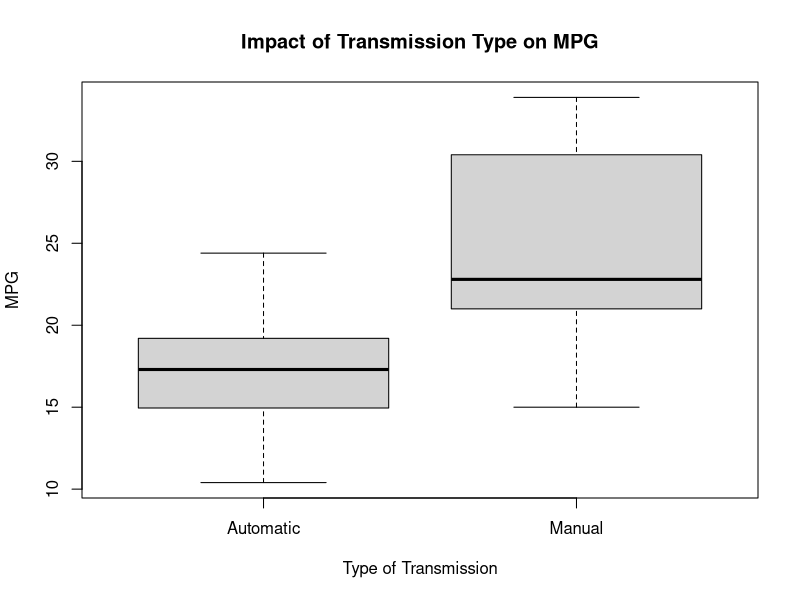
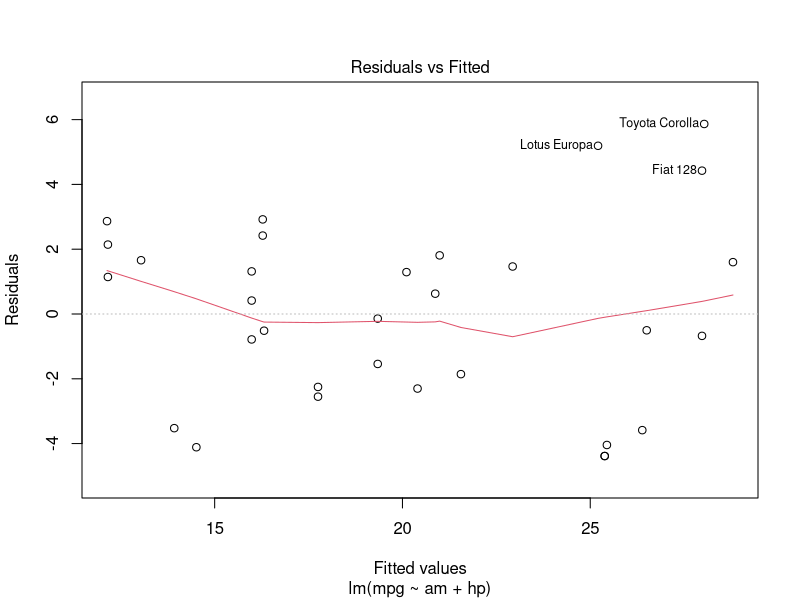
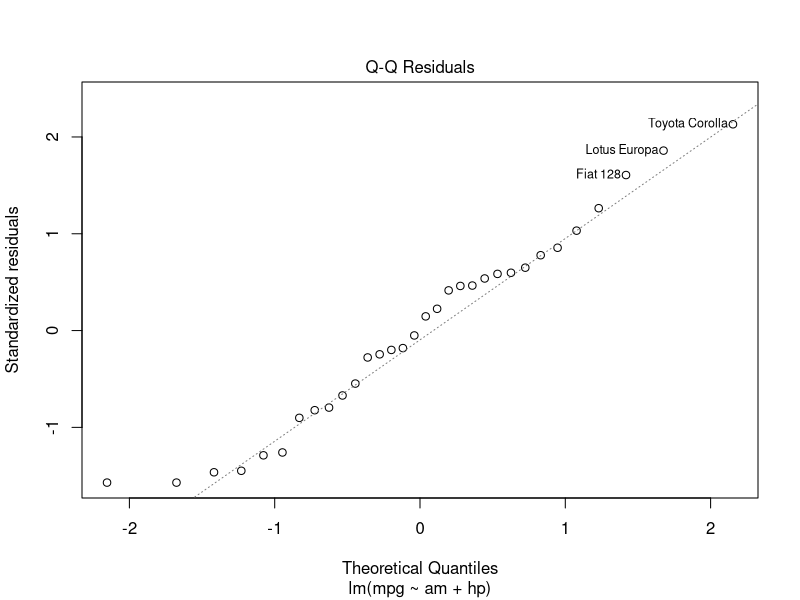
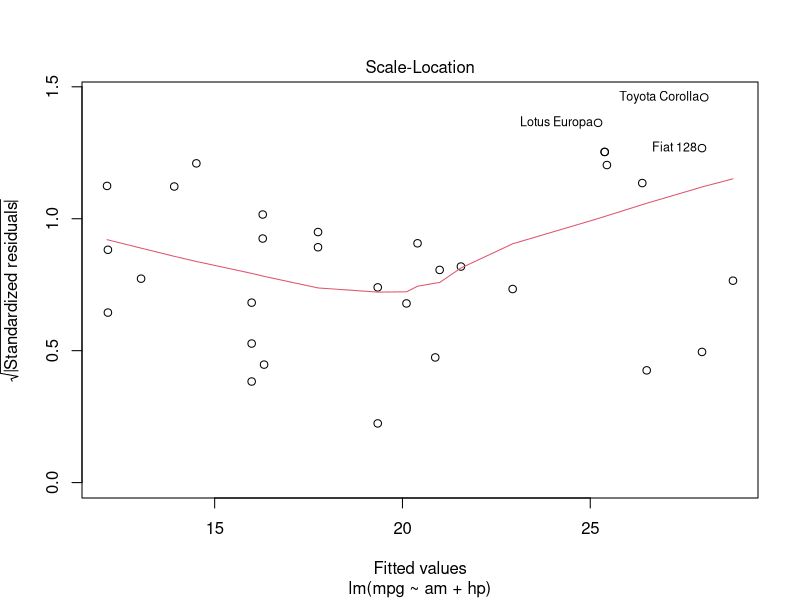
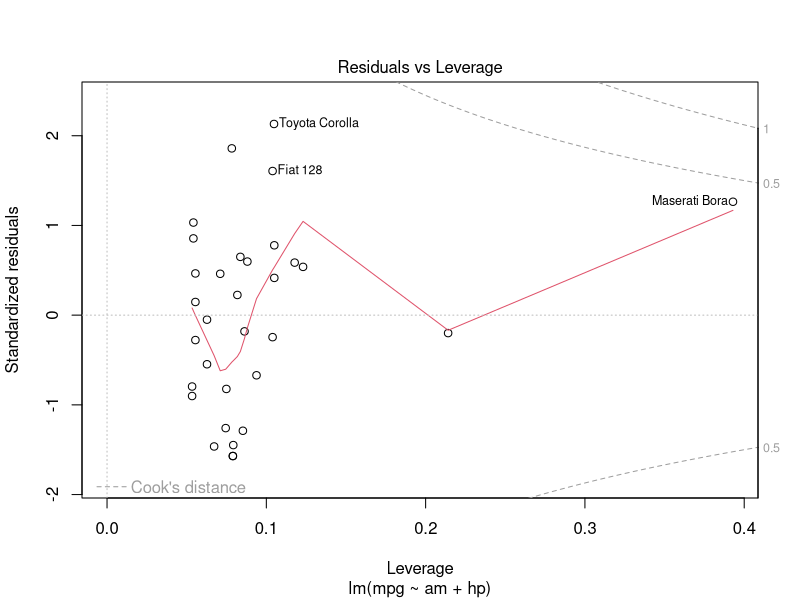
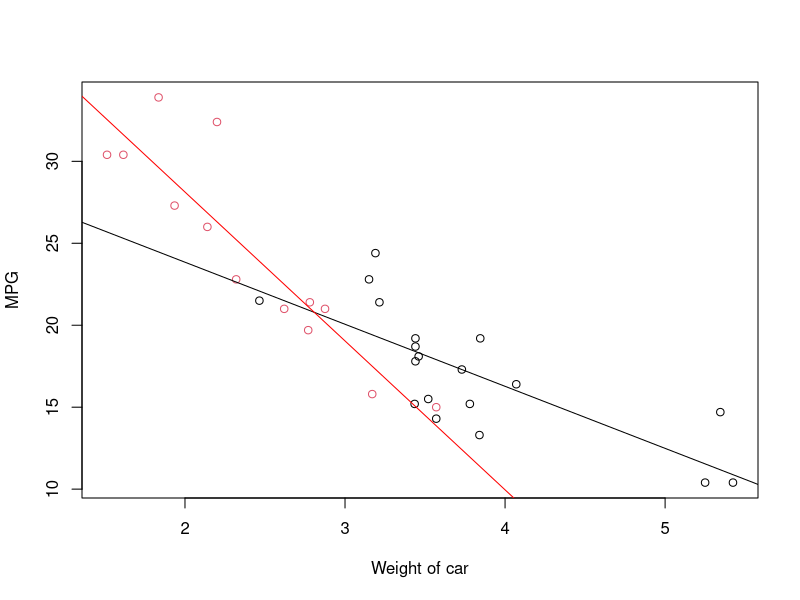
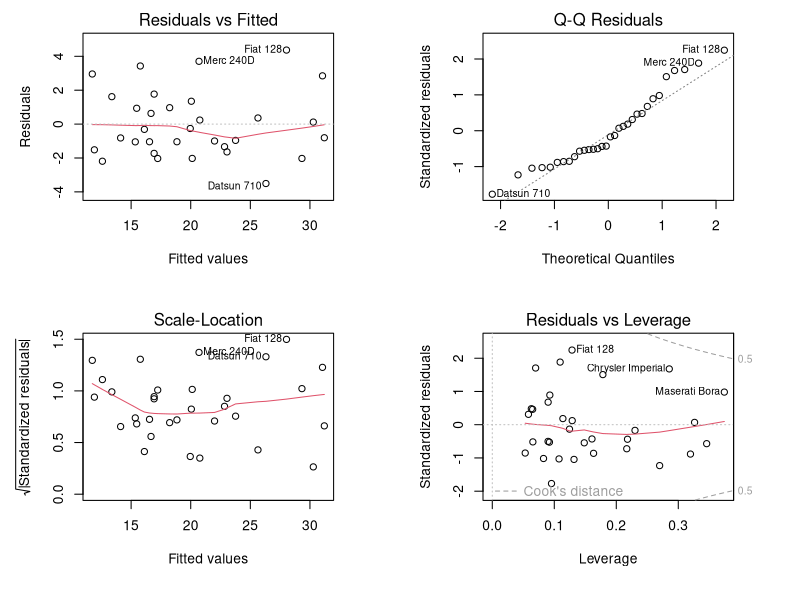

Source code (R) for these figures, in order:
library(datasets)

cars_data <- mtcars

head(cars_data)
corr_var <- data.frame(round(cor(cars_data),2))
cars_data$am <- factor(x=cars_data$am, labels=c("Automatic", "Manual"))
par(mfrow = c(1,1))
plot(cars_data$am, cars_data$mpg, xlab = "Type of Transmission", ylab = "MPG", 
     main="Impact of Transmission Type on MPG")
t.test(cars_data[cars_data$am == "Automatic",]$mpg, cars_data[cars_data$am == "Manual",]$mpg)

# Low R2 in the model below (0.36)
summary(lm(mpg ~ am, data=cars_data))

# AM is insignificant in models below
summary(lm(mpg ~ am + cyl, data = cars_data))
summary(lm(mpg ~ am + disp, data = cars_data))

# The model below looks okay in terms of variable significance and R2
# But it has the problem of Heteroscedasticity, as seen from Residuals plot
summary(lm(mpg ~ am + hp, data = cars_data))
fit <- lm(mpg ~ am + hp, data = cars_data)
plot(fit)

# New variables added are all insignificant
summary(lm(mpg ~ am + hp + drat, data = cars_data))
summary(lm(mpg ~ am + hp + qsec, data = cars_data))
summary(lm(mpg ~ am + hp + vs, data = cars_data))
summary(lm(mpg ~ am + hp + gear, data = cars_data))
summary(lm(mpg ~ am + hp + carb, data = cars_data))

# AM is insignificant in model below
summary(lm(mpg ~ am + hp + wt, data = cars_data))

# Since combinations with HP didn't work, removing that variable
# AM is insignificant in model below
summary(lm(mpg ~ am + wt, data = cars_data))

# Looking at interactions
# Model below has all significant variables, and decent R2. Also, it seems to make sense logically
# i.e. MPG decreasing with increasing weight, assuming transmission type is not changed
summary(lm(mpg ~ am*wt, data = cars_data))

# Same can be validated from the following chart
plot(cars_data$wt, cars_data$mpg, col=cars_data$am, xlab = "Weight of car", ylab = "MPG")
fit_am_wt <- lm(mpg ~ wt*am, data=cars_data)
summary(fit_am_wt)
abline(coef(fit_am_wt)[1], coef(fit_am_wt)[2])
abline(coef(fit_am_wt)[1]+coef(fit_am_wt)[3], coef(fit_am_wt)[2]+coef(fit_am_wt)[4], col="red")

# Hence this model is definitely making sense
# Iterate through models by adding variables to it, to see if R2 improves, without variables getting dropped
summary(lm(mpg ~ am*wt + cyl, data = cars_data))    # R2 = 0.877
summary(lm(mpg ~ am*wt + disp, data = cars_data))   # Wt insignificant
summary(lm(mpg ~ am*wt + hp, data = cars_data))     # R2 = 0.87
summary(lm(mpg ~ am*wt + drat, data = cars_data))   # Drat insignificant
summary(lm(mpg ~ am*wt + qsec, data = cars_data))   # R2 = 0.90
summary(lm(mpg ~ am*wt + vs, data = cars_data))     # R2 = 0.87
summary(lm(mpg ~ am*wt + gear, data = cars_data))   # Gear insignificant
summary(lm(mpg ~ am*wt + carb, data = cars_data))   # Carb insignificant

# Hence, improved model is the one with interaction between am and wt, and qsec variable added
# This model below has high R2, all signifiant variables, and no heteroscedasticity. Hence it is selected
fit_am_wt_qsec <- lm(mpg ~ am*wt + qsec, data = cars_data)
par(mfrow=c(2,2), mar=c(6,5,2,4))
plot(fit_am_wt_qsec)

# To analyse of variance using Anova
fit_am_wt_qsec_noint <- lm(mpg ~ am + wt + qsec, data = cars_data)
anova(fit_am_wt_qsec, fit_am_wt_qsec_noint)

